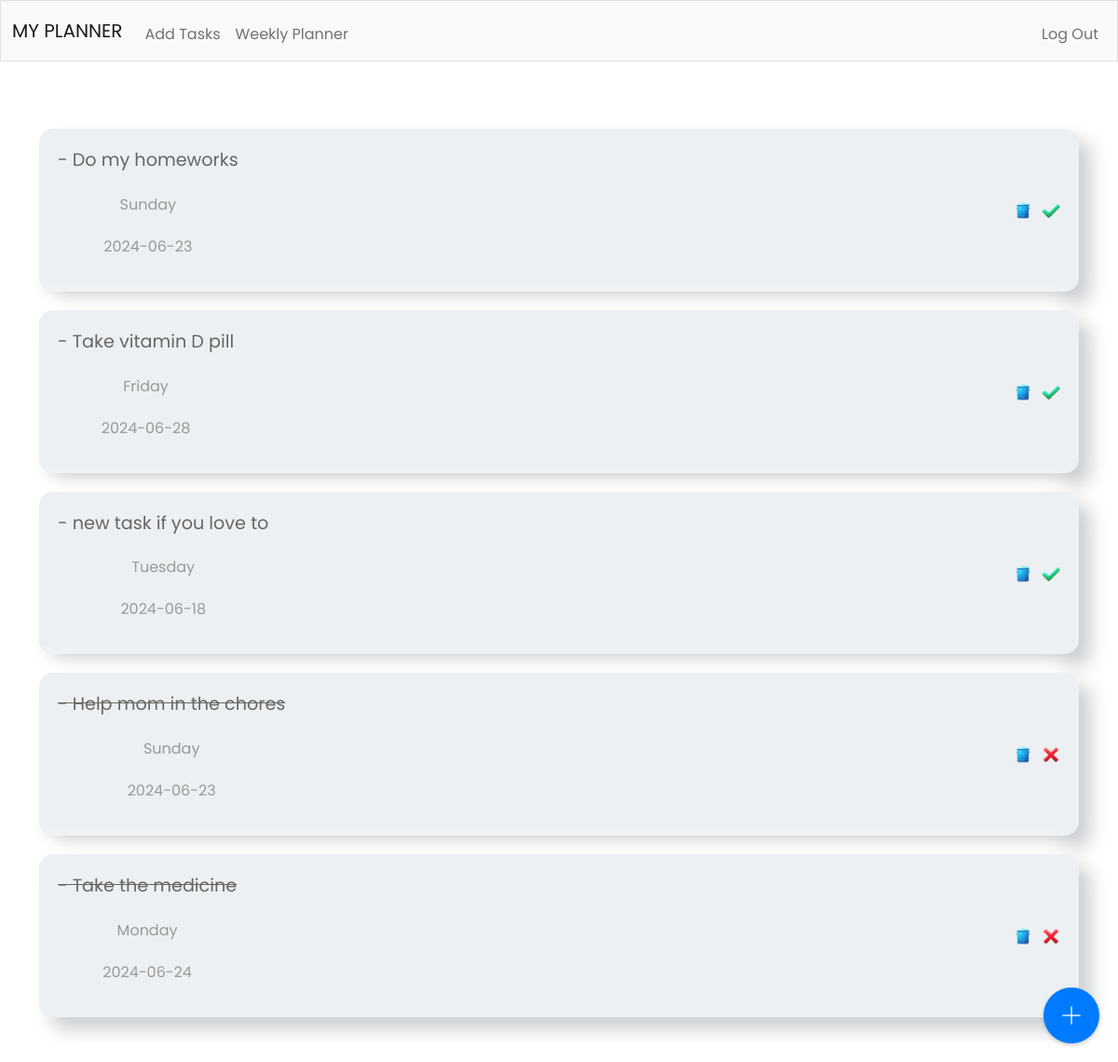
The page / (signed in) on the database its author committed.
### tables this page shows
CREATE TABLE 'day' ('id' INTEGER PRIMARY KEY AUTOINCREMENT NOT NULL, 'name' TEXT, 'tasks' TEXT, 'user_id' INTEGER, 'task_status' TEXT DEFAULT 'unfinished', 'date'  DATETIME DEFAULT CURRENT_DATE  );

### app.py (the view)
@app.route("/")
@login_required
def index():
    user_id = session["user_id"]
    tasks_list = []
    unfinished_tasks = []
    rows = db.execute(
        "SELECT name, date, tasks, task_status,id FROM day WHERE user_id = ?",
        user_id,
    )
    for row in rows:
        task = row["tasks"]
        task_status = row["task_status"]
        if task_status == "unfinished":
            tasks_list.append((task, row["name"], row["date"], row["id"]))
        else:
            unfinished_tasks.append((task, row["name"], row["date"], row["id"]))
    return render_template(
        "index.html", tasks_list=tasks_list, unfinished_tasks=unfinished_tasks
    )

### app.py (called while the page is built)
@app.after_request
def after_request(response):
    response.headers["Cache-Control"] = "no-cache, no-store, must-revalidate"
    response.headers["Expires"] = 0
    response.headers["Pragma"] = "no-cache"
    return response

### helpers.py (called while the page is built)
def login_required(f):
    @wraps(f)
    def decorated_function(*args, **kwargs):
        if session.get("user_id") is None:
            return redirect("/login")
        return f(*args, **kwargs)
    return decorated_function

### templates/index.html (shortened to what this page needs)
{% extends "layout.html" %}
{% block main %}
<head>
    <link rel="stylesheet" type="text/css" href="{{ url_for('static', filename='tasks.css') }}">
</head>
    <div class="container mt-4">
        <div class="tasks-wrapper">
            {% for task, day, date, id in tasks_list %}
                <div class="task-box">
                    <div class="task-details">
                        <p class="task-name">- {{ task }}</p>
                        <p class="task-day">{{ day }}</p>
                        <p class="task-date">{{ date }}</p>
                    </div>
                    <div class="task-actions">
                        <form action="/delete_task" method="post" class="action-form">
                            <button type="submit" class="action-btn">
                                <img src="{{ url_for('static', filename='trash.ico') }}" alt="Trash Icon" class="action-icon">
                            </button>
                        </form>
                        <form action="/mark_done" method="post" class="action-form">
                            <button type="submit" class="action-btn">
                                <img src="{{ url_for('static', filename='done.ico') }}" alt="Done Icon" class="action-icon">
                            </button>
                        </form>
                    </div>
                </div>
            {% endfor %}
            {% for task, day, date, id in unfinished_tasks %}
                <div class="task-box">
                    <div class="task-details">
                        <p class="task-name"><del>- {{ task }}</del></p>
                        <p class="task-day">{{ day }}</p>
                        <p class="task-date">{{ date }}</p>
                    </div>
                    <div class="task-actions">
                        <form action="/delete_task" method="post" class="action-form">
                            <button type="submit" class="action-btn">
                                <img src="{{ url_for('static', filename='trash.ico') }}" alt="Trash Icon" class="action-icon">
                            </button>
                        </form>
                        <form action="/not_done" method="post" class="action-form">
                            <button type="submit" class="action-btn">
                                <img src="{{ url_for('static', filename='notdone.ico') }}" alt="Not Done Icon" class="action-icon">
                            </button>
                        </form>
                    </div>
                </div>
            {% endfor %}
        </div>
    </div>
    <a href="/add" class="add-button">
        <img src="{{ url_for('static', filename='add.ico') }}" alt="Add Icon" class="add-icon">
    </a>
{% endblock %}

### static/tasks.css (style rules this page uses)
* { margin: 0; padding: 0; box-sizing: border-box; font-family: 'Poppins', sans-serif; }
.tasks-wrapper { display: flex; flex-direction: column; gap: 20px; }
.task-box { background-color: #ecf0f3; border-radius: 15px; padding: 20px; box-shadow: 13px 13px 20px #cbced1, -13px -13px 20px #fff; display: flex; justify-content: space-between; align-items: center; }
.task-details { display: flex; flex-direction: column; gap: 5px; }
.task-name { font-size: 1.2rem; color: #666; }
.task-day, .task-date { font-size: 1rem; color: #999; }
.task-actions { display: flex; gap: 10px; }
.action-form { margin: 0; }
.action-btn { background-color: transparent; border: none; padding: 0; cursor: pointer; }
.action-icon { width: 20px; height: 20px; }
.add-button { position: fixed; bottom: 20px; right: 20px; z-index: 1000; background-color: #007bff; border-radius: 50%; padding: 15px; box-shadow: 0 2px 4px rgba(0, 0, 0, 0.2); text-decoration: none; }
.add-icon { width: 30px; height: 30px; display: block; margin: auto; }

### rows shown on the page
day: tasks "Do my homeworks", name "Sunday", date "2024-06-23"
day: tasks "Take vitamin D pill", name "Friday", date "2024-06-28"
day: tasks "new task if you love to", name "Tuesday", date "2024-06-18"
day: tasks "Help mom in the chores", name "Sunday", date "2024-06-23"
day: tasks "Take the medicine", name "Monday", date "2024-06-24"
